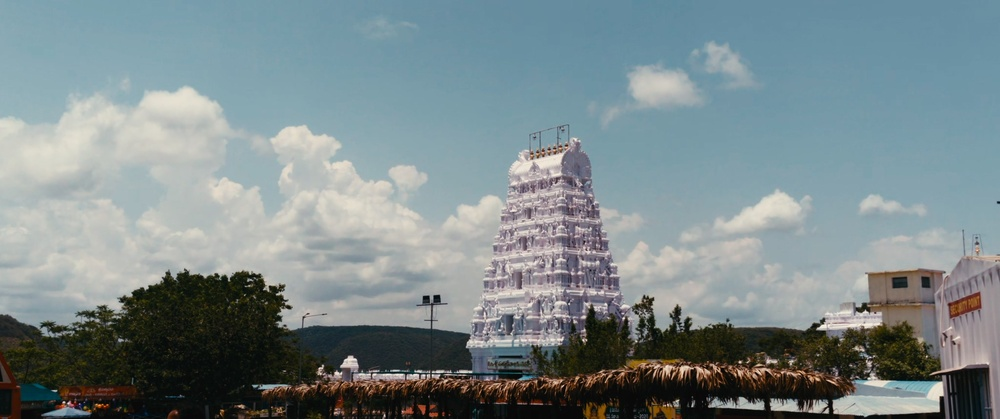
%> input picture MATLAB/temple.jpg, 1000 x 419 px, shrunk from 2048 x 858 before the run
$ octave seq.m   (GNU Octave 9; MATLAB toolbox functions it lacks are replaced by stand-ins)
%> lines starting %> are read from the running program, lines starting %| are printed output that depends on the picture
clc
clear
close all

img = imread('temple.jpg');
%> img is the input picture: size 419x1000x3 uint8; mean R, G, B 123.2, 136.8, 139.4

gray = rgb2gray(img);
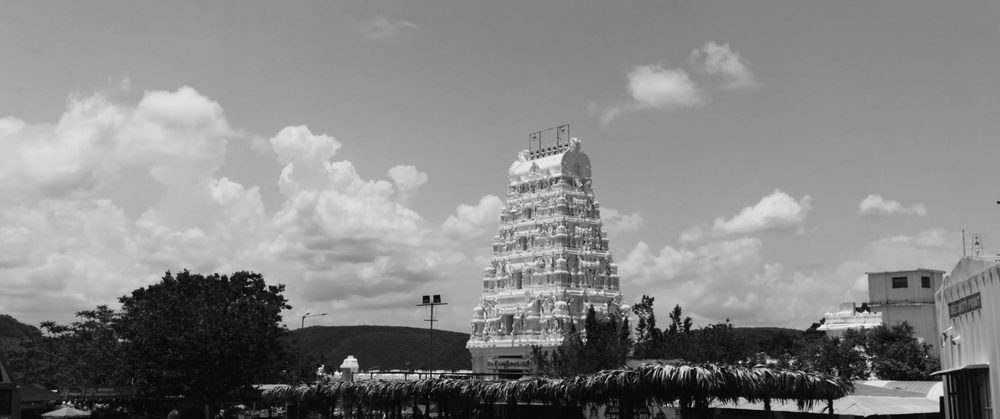
%> gray: size 419x1000 uint8; min 0, max 245, mean 133

F = fft2(gray);

Fc = fftshift(F);

figure

subplot(1,2,1)
imshow(gray)
title('Original Image')

subplot(1,2,2)
imshow(log(1+abs(Fc)),[])
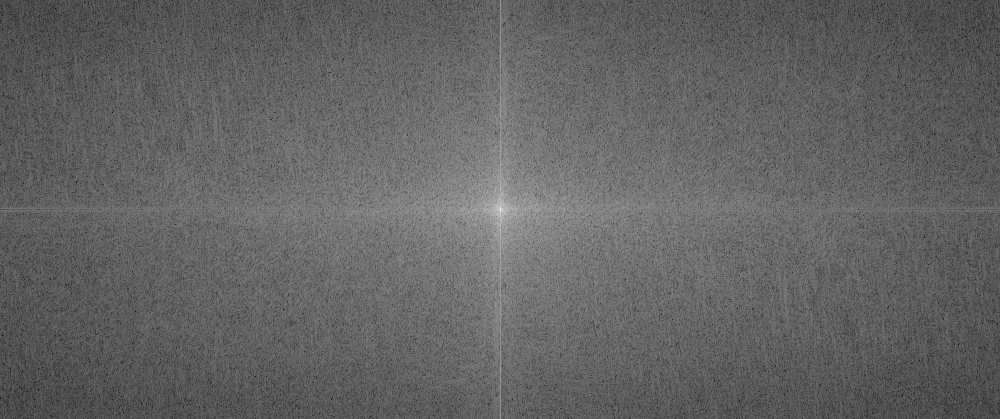
%> displayed picture: size 419x1000, on the screen's scale of 0 to 255; min 0, max 255, mean 99.1
colormap gray
colorbar
title('FFT Magnitude Spectrum')
